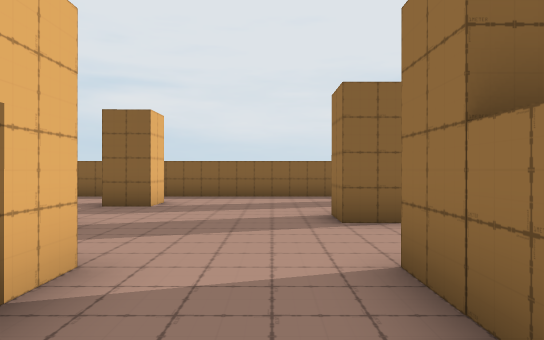
[1] (above)

24 first-person views from a walk through a 3-D level made in the Unity game engine. The camera is 1.5 m above the floor, looks level and sees 70° across. The floor is counted in squares, 2 m on a side. Each view is taken from the middle of a square. On the plan, view 1 faces up. The plan holds only what a view shows up to about 12 squares ahead; the rest is blank. The place goes on beyond the plan. The player character is not drawn. Some animated figures are left out. Door leaves are left out, so doorways stand open.

[2]
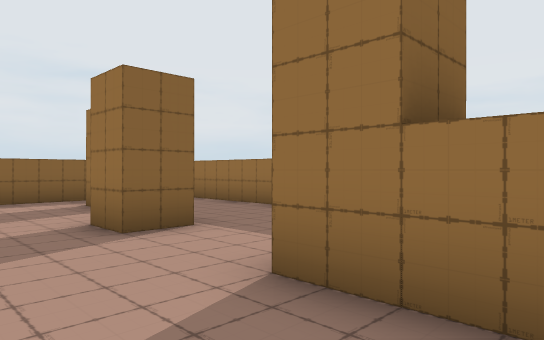

[3]
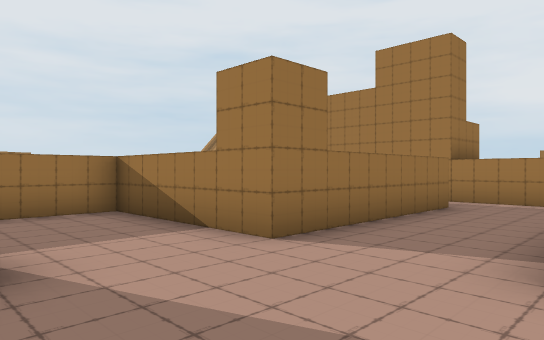

[4]
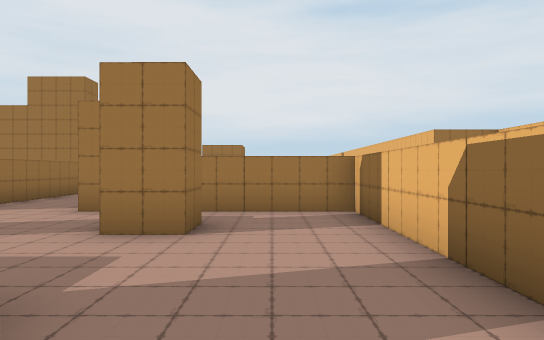

[5]
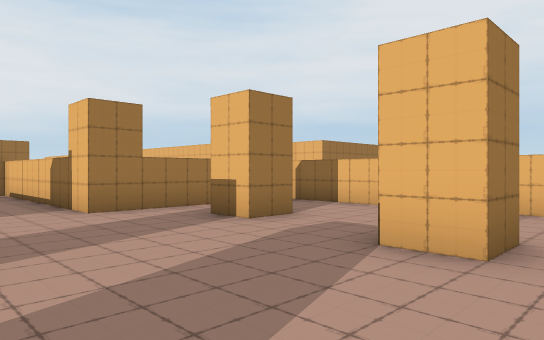

[6]
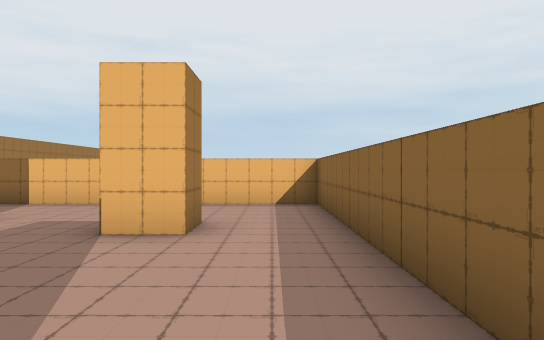

[7]
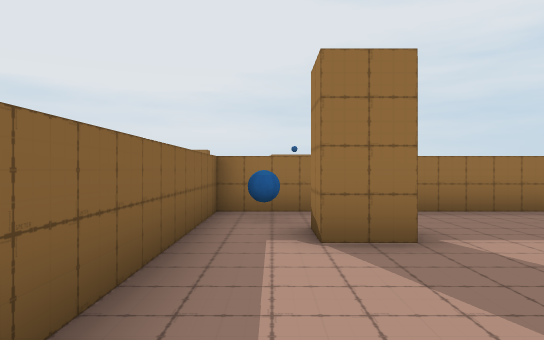

[8]
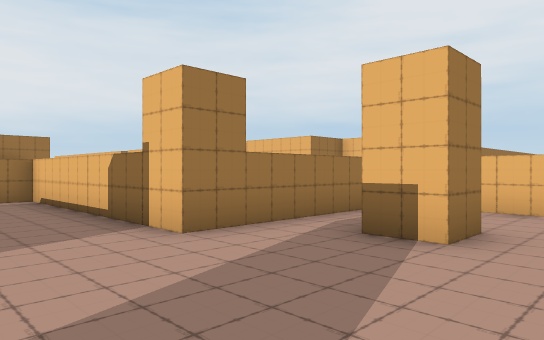

[9]
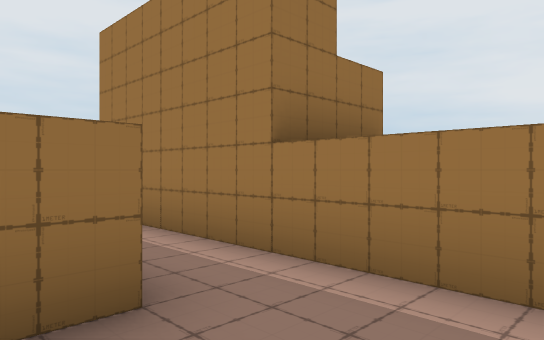

[10]
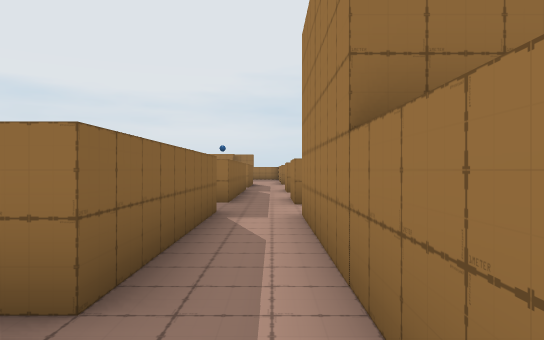

[11]
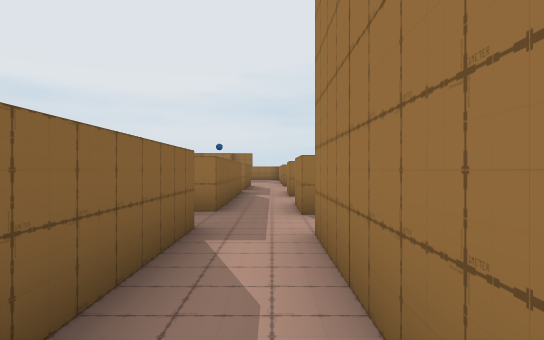

[12]
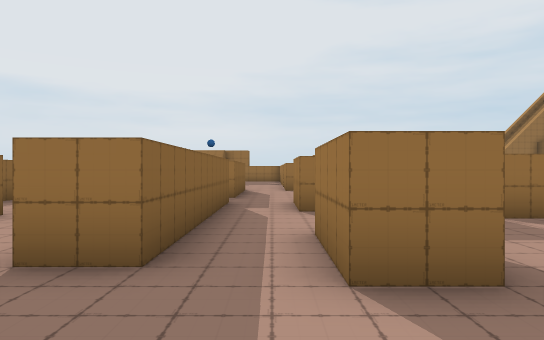

[13]
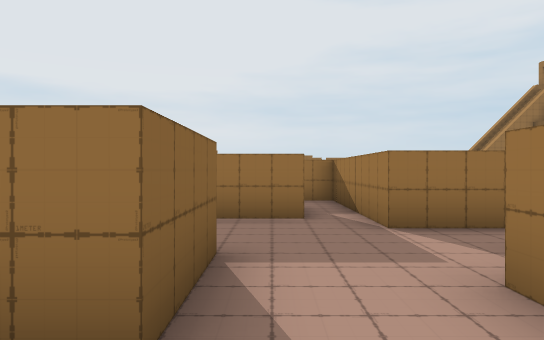

[14]
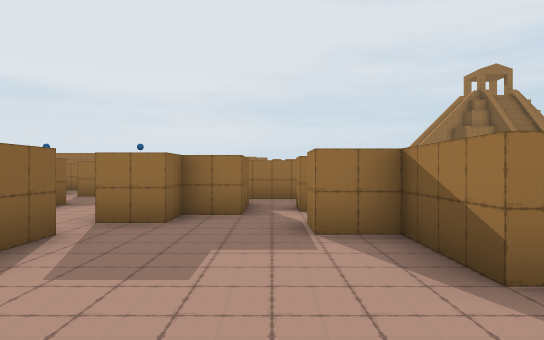

[15]
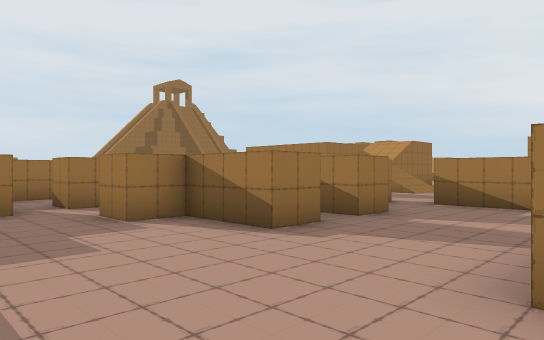

[16]
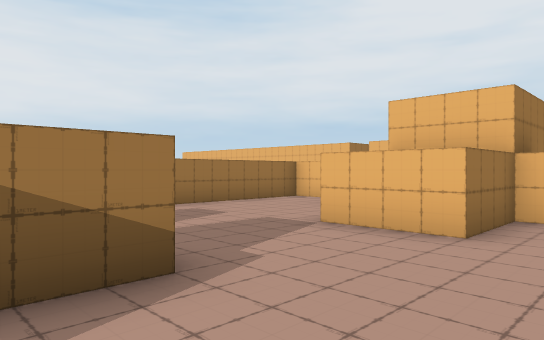

[17]
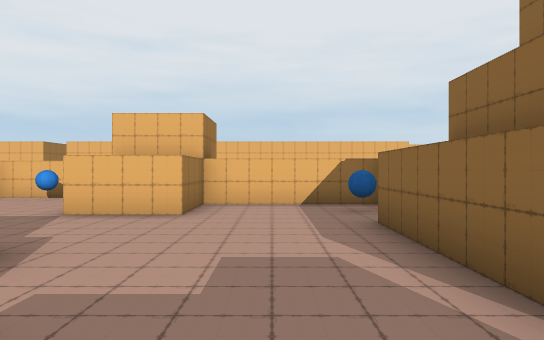

[18]
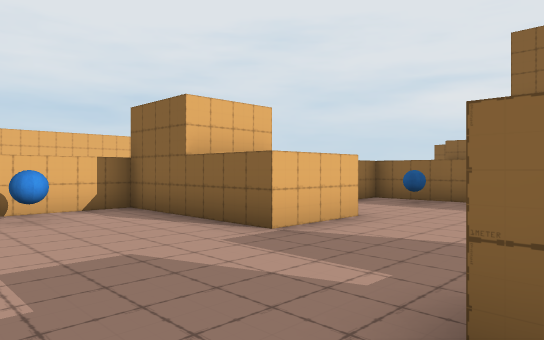

[19]
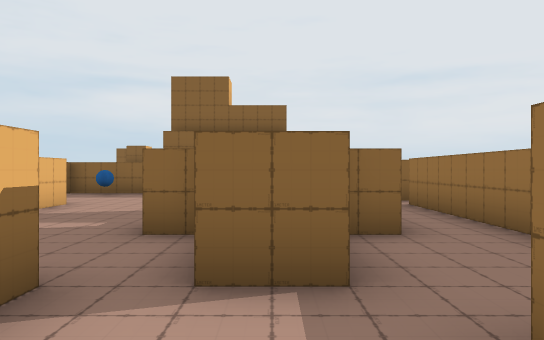

[20]
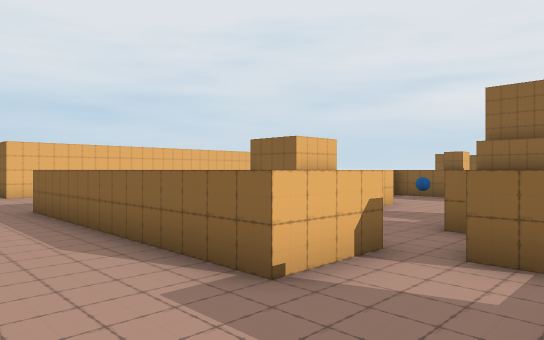

[21]
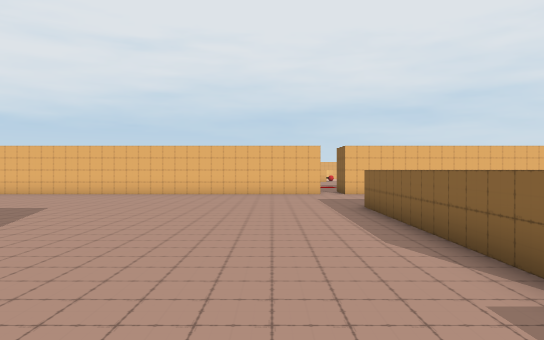

[22]
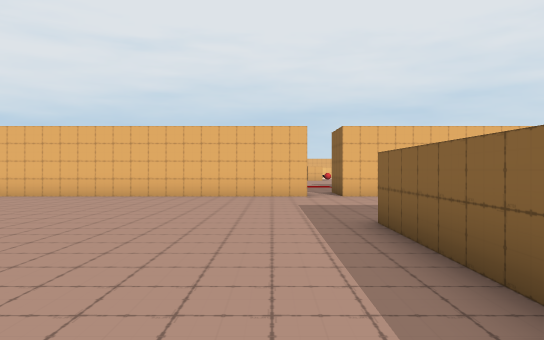

[23]
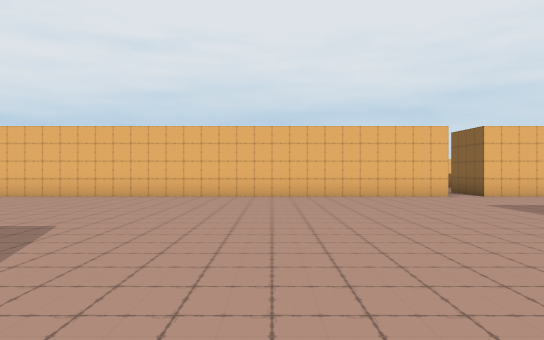

[24]
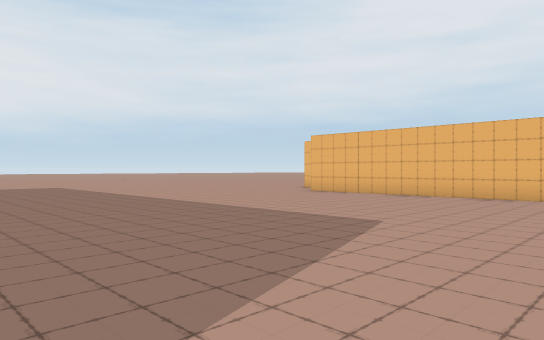

### Floor plan
Ten units are one square. View 1 is at (0, 0); x grows to the right and y downward. Boxes are objects, and circles mark ways between rooms. Rooms are numbered by the first view taken in them; rooms with no view inside come last. Other rooms are left out.
<svg viewBox="-105 -115 275 415">
<path fill="none" stroke="#000" d="M-40 -45 -40 -55 -30 -55 -30 -45M20 -55 10 -55 10 -65M20 -85 20 -95 29 -95M-36 -90 -25 -90 -25 -80 -35 -80M61 20 10 20 10 -30 50 -30 50 -110 -65 -110 -65 -30 -15 -30 -15 35 56 35M81 65 86 65M96 45 75 45 75 35M92 85 75 85M120 56 120 44M80 95 90 95M110 101 110 65 155 65 155 57M35 115 35 105 55 105 55 95 65 95M41 135 35 135 35 125 44 125M9 55 -15 55 -15 95 5 95 5 115 -35 115 -35 155 35 155M56 65 15 65M75 85 75 75 65 75 65 65M80 136 80 95M-100 153 -100 170M35 165 35 175 -45 175M-100 179 -100 295M120 44 120 35 139 35M140 20 80 20M75 35 96 35"/>
<rect x="35" y="-105" width="10" height="10" fill="#bbb"><title>other object</title></rect>
<rect x="-25" y="125" width="10" height="10" fill="#bbb"><title>other object</title></rect>
<rect x="-5" y="55" width="10" height="10" fill="#bbb"><title>other object</title></rect>
<circle cx="65" cy="40" r="3" fill="#2a7"/>
<circle cx="85" cy="30" r="3" fill="#2a7"/>
<circle cx="60" cy="60" r="3" fill="#2a7"/>
<circle cx="85" cy="90" r="3" fill="#2a7"/>
<circle cx="105" cy="40" r="3" fill="#2a7"/>
<text x="-10" y="-50">1</text>
<text x="90" y="60">2</text>
<text x="20" y="110">3</text>
<text x="-30" y="90">4</text>
<text x="120" y="30">5</text>
</svg>
Room 1 opens to room 2. Room 1 opens to room 5. Room 2 opens to room 3. Room 2 opens to room 5.

Where each view was taken, in squares from view 1:
view 1: 0 up, 0 right, facing up
view 2: 1 up, 1 left, facing up-right
view 3: 6 up, 2 left, facing down-right
view 4: 10 up, 5 left, facing down
view 5: 10 up, 1 right, facing down-left
view 6: 10 up, 2 right, facing left
view 7: 10 up, 2 left, facing right
view 8: 7 up, 1 right, facing down-left
view 9: 1 down, 1 left, facing down-right
view 10: 3 down, 1 left, facing right
view 11: 3 down, 1 right, facing right
view 12: 3 down, 5 right, facing right
view 13: 5 down, 6 right, facing right
view 14: 9 down, 1 right, facing right
view 15: 7 down, 0 right, facing down-right
view 16: 8 down, 5 right, facing down-left
view 17: 8 down, 7 right, facing left
view 18: 15 down, 4 right, facing up-left
view 19: 18 down, 5 right, facing up
view 20: 20 down, 6 right, facing up-left
view 21: 20 down, 6 right, facing left
view 22: 19 down, 1 right, facing left
view 23: 23 down, 1 right, facing left
view 24: 23 down, 1 right, facing down-left
